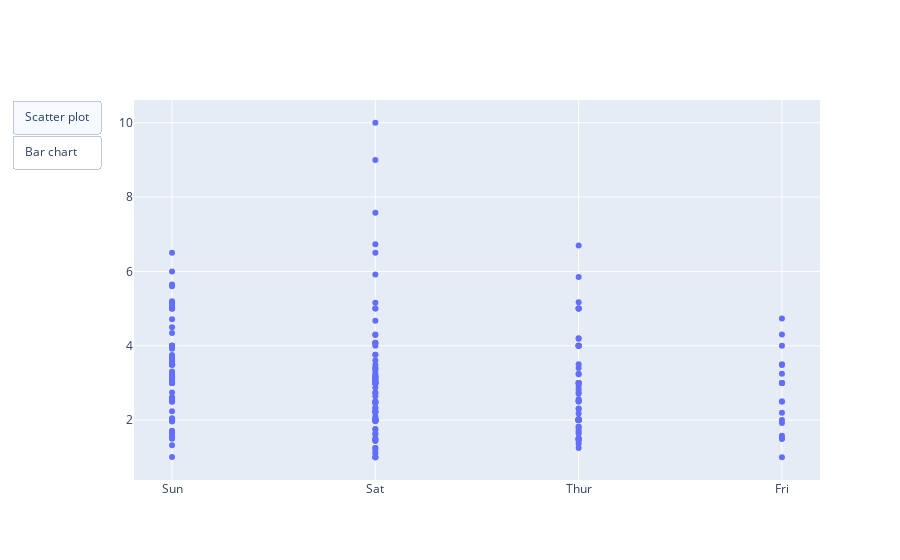

Write notebook code for a chart like this one.
### Code cell
np.random.seed(42)
df=px.data.tips()
plot=go.Figure(data=[go.Scatter(x=df['day'],y=df['tip'],mode='markers',)])
plot.update_layout(updatemenus=[dict( type="buttons" , direction="down" ,
                                     buttons=list([
    dict(args=["type","scatter"],label="Scatter plot",method="restyle"),
    dict(args=["type","bar"],label="Bar chart",method="restyle")]),),])
plot.show()

### Figure 1 — Plotly figure (JSON) as saved in the notebook; plotly's stock layout.template omitted (floating-point values rounded to 4 significant figures; data arrays with more than 128 entries replaced by an {"elided": "..."} marker saying what was removed)
{"data": [{"mode": "markers", "type": "scatter", "x": {"elided": "244 str values"}, "y": {"elided": "244 float values"}}], "layout": {"updatemenus": [{"buttons": [{"args": ["type", "scatter"], "label": "Scatter plot", "method": "restyle"}, {"args": ["type", "bar"], "label": "Bar chart", "method": "restyle"}], "direction": "down", "type": "buttons"}]}}
